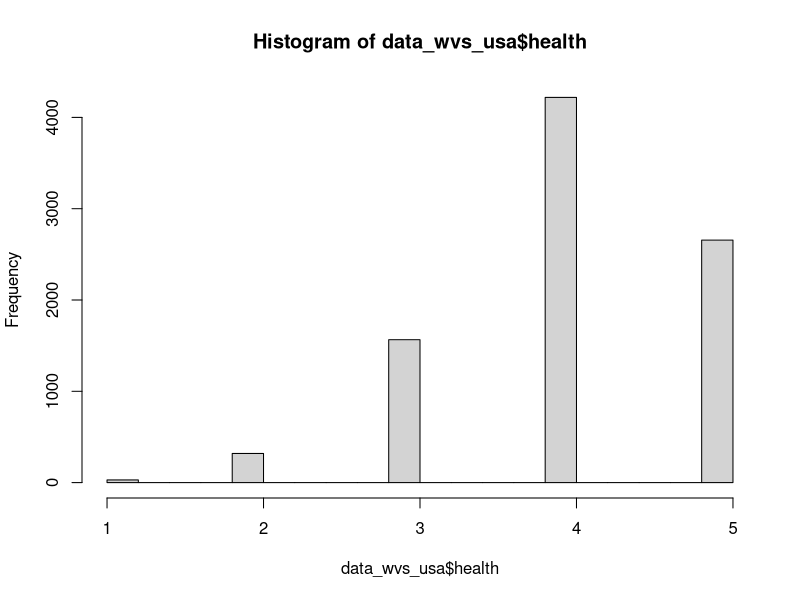
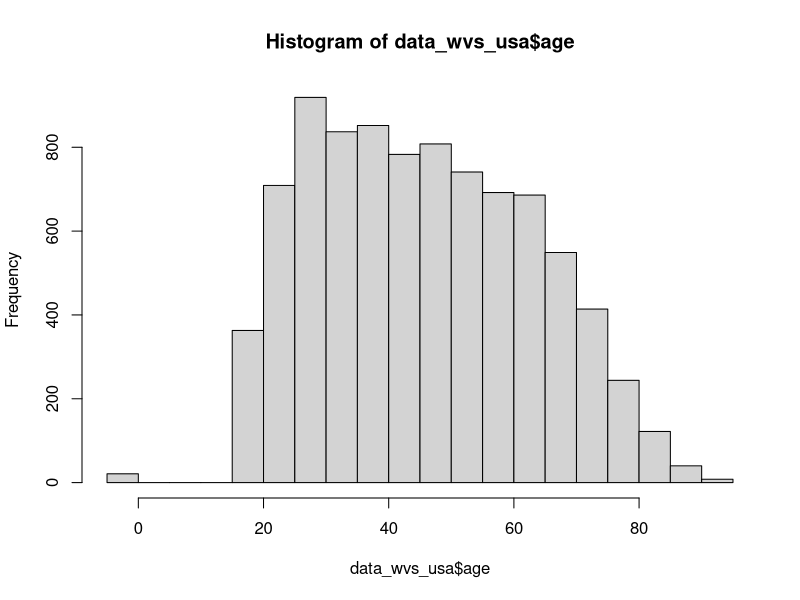
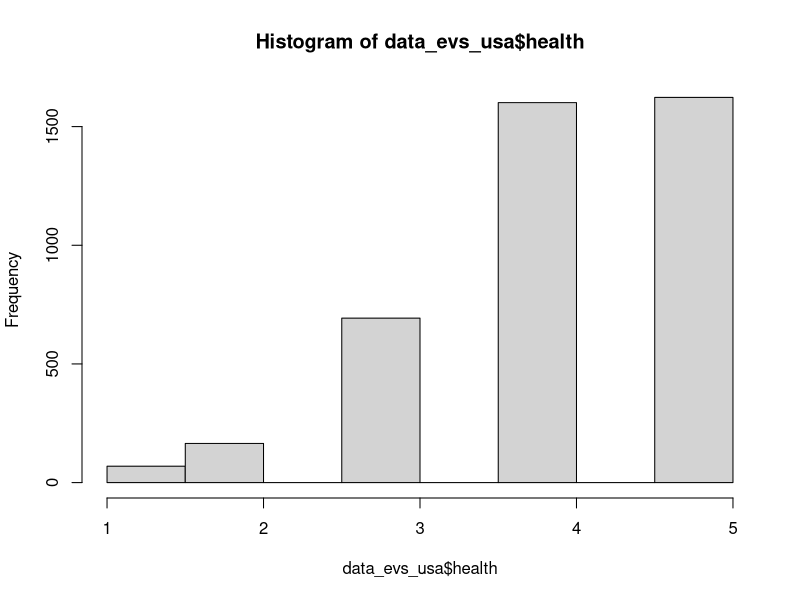
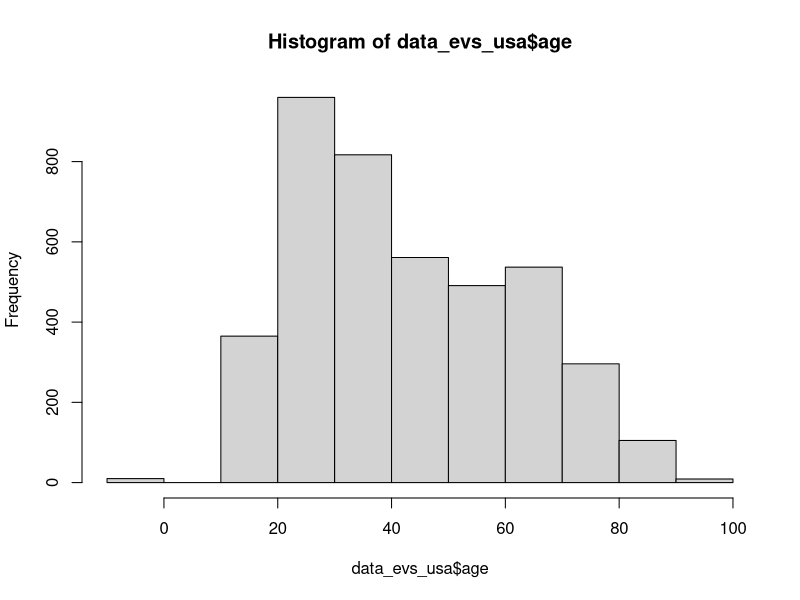

The R source for these figures, in order: (Note: this script raises an error after producing the figures.)
## ---- chunk 1
knitr::opts_chunk$set(echo = TRUE)
library(tidyverse)
library(broom)
## ---- chunk 2
data_wvs_usa <- read_csv("data/wvs_usa.csv") %>% 
  filter(health %in% c(1, 2, 3, 4, 5))

data_evs_usa <- read_csv("data/evs_usa.csv") %>% 
  filter(health %in% c(1, 2, 3, 4, 5))

table(data_evs_usa$happy)
# CHECK THE CODING
table(data_wvs_usa$happy)
# CHECK THE CODING

hist(data_wvs_usa$health)
hist(data_wvs_usa$age)

hist(data_evs_usa$health)
hist(data_evs_usa$age)

evs_select <- data_evs_usa %>% 
                             select(age, year, cohort, sex, health, happy) 
wvs_select <- data_wvs_usa %>% 
                             select(age, year, cohort, sex, health, happy)

data_ivs_usa <- rbind(evs_select, wvs_select) %>% 
  filter(cohort > 1700) %>% 
  filter(sex %in% c(1,2)) %>% 
  filter(happy %in% c(1, 2, 3, 4)) %>%  # check the coding!
  filter(health %in% c(1, 2, 3, 4, 5))

write_csv(data_ivs_usa, "data/ivs_usa_selected.csv")
## ---- chunk 3

data_ivs_usa <- read_csv("data/ivs_usa_selected.csv")

hist(data_ivs_usa$age)
hist(data_ivs_usa$year)
hist(data_ivs_usa$cohort)
hist(data_ivs_usa$sex)
hist(data_ivs_usa$health)
hist(data_ivs_usa$happy)


## ---- chunk 4


data_ivs_usa %>% 
  filter(age > 18, age < 90) %>% 
  mutate(age = cut(age, breaks = 6)) %>% # Create cohorts with 6 breaks
  group_by(age, year) %>% 
  summarize(mean_health = mean(health)) %>% 
  ggplot(aes(x = year, y = mean_health, color = age)) +
  geom_line() +
  labs(title = "Average SRH Per Year for Each Age Group",
       subtitle = "IVS Dataset",
       y = "Average SRH", 
       x = "Year",
       color = "Age Group") +
  theme_minimal() +
  geom_point() 


# health vs age per year
data_ivs_usa %>% 
  group_by(age, year) %>% 
  summarize(mean_health = mean(health)) %>% 
  ggplot(aes(x = age, y = mean_health)) +
  geom_line(color = "cornflowerblue") +
  facet_wrap(~ year) +
  labs(title = "Self-Rated Health By Age (Per Year)",
       subtitle = "IVS Dataset",
       y = "Average SRH", 
       x = "Age of Respondent")


# Aggregate slopes

# years_of_gss <- c(data_gss %>% select(year) %>% unique() )
# lm_health_v_age_0 <- data_gss %>%
#   group_by(year) %>%
#   summarize(coef = coef(lm(health ~ age, data = cur_data()))["age"])

# Perform linear regression for each year and extract the coefficient of 'age' with confidence intervals, se, t stat, p val
lm_health_v_age_0 <- data_ivs_usa %>%
  group_by(year) %>%
  do(tidy(lm(health ~ age, data = .), conf.int = TRUE)) %>%  # Add conf.int = TRUE for CIs
  filter(term == "age") %>%
  select(year, coef = estimate, conf.low, conf.high, se = std.error, t_statistic = statistic,  p_value = p.value)

# View the results with confidence intervals, se, t statistic, and p value
# print(lm_health_v_age_0)
knitr::kable(lm_health_v_age_0,
             caption = "IVS Dataset")

# Plot coefficients
ggplot(lm_health_v_age_0, aes(x = year, y = coef)) +
  geom_point() +
  geom_errorbar(aes(ymin=conf.low, ymax=conf.high), width=.2,
                 position=position_dodge(0.05)) +
  labs(
    title = "Change in 'Age' Coefficient Over Years",
    subtitle = "IVS Dataset",
    x = "Year",
    y = "Coefficient of Age"
  ) +
  theme_minimal()

# Plot coefficients with CI
ggplot(lm_health_v_age_0, aes(x = year, y = coef)) +
  geom_line() +
  geom_point() +
  geom_errorbar(aes(ymin=conf.low, ymax=conf.high), width=.2,
                 position=position_dodge(0.05)) +
  geom_ribbon(aes(ymin = conf.low, ymax = conf.high), alpha = 0.2) +  # Add shaded area for confidence intervals
  labs(
    title = "Change in 'Age' Coefficient Over Years with Confidence Intervals",
    subtitle = "IVS Dataset",
    x = "Year",
    y = "Coefficient of Age"
  ) +
  theme_minimal()

# Perform linear regression of 'coef' (age coefficient) vs 'year'
lm_coef_vs_year <- lm(coef ~ year, data = lm_health_v_age_0)

# View the summary of the regression
summary(lm_coef_vs_year)

ggplot(lm_health_v_age_0, aes(x = year, y = coef)) +
  geom_point() +
  geom_errorbar(aes(ymin=conf.low, ymax=conf.high), width=.2,
                 position=position_dodge(0.05)) +
  geom_smooth(method = "lm", se = TRUE) +  # Adds the regression line with standard error shading
#  geom_ribbon(aes(ymin = conf.low, ymax = conf.high), alpha = 0.2) +  # Confidence intervals for the coefficients
  labs(
    title = "Regression of 'Age' Coefficient Over Years",
    subtitle = "IVS Dataset",
    x = "Year",
    y = "Coefficient of Age"
  ) +
  theme_minimal()

data_ivs_usa %>% 
  filter(cohort > 1800, cohort < 2020) %>% 
  mutate(cohort = cut(cohort, breaks = 4)) %>% # Create cohorts with 6 breaks
  group_by(age, cohort) %>% 
  summarize(mean_health = mean(health)) %>% 
  ggplot(aes(x = age, y = mean_health, color = cohort)) +
  labs(title = "Age Profiles by Cohort", 
       subtitle = "IVS Dataset") +
  geom_line()
